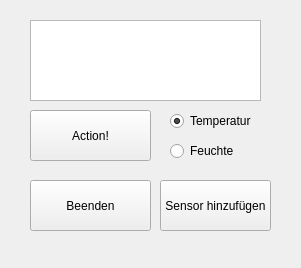
<?xml version="1.0" encoding="UTF-8"?>
<ui version="4.0">
 <class>Widget</class>
 <widget class="QWidget" name="Widget">
  <property name="geometry">
   <rect>
    <x>0</x>
    <y>0</y>
    <width>301</width>
    <height>268</height>
   </rect>
  </property>
  <property name="windowTitle">
   <string>Widget</string>
  </property>
  <widget class="QPushButton" name="btnBeenden">
   <property name="geometry">
    <rect>
     <x>30</x>
     <y>180</y>
     <width>121</width>
     <height>51</height>
    </rect>
   </property>
   <property name="text">
    <string>Beenden</string>
   </property>
  </widget>
  <widget class="QPushButton" name="btnAction">
   <property name="geometry">
    <rect>
     <x>30</x>
     <y>110</y>
     <width>121</width>
     <height>51</height>
    </rect>
   </property>
   <property name="text">
    <string>Action!</string>
   </property>
  </widget>
  <widget class="QPushButton" name="btnAddSensor">
   <property name="geometry">
    <rect>
     <x>160</x>
     <y>180</y>
     <width>111</width>
     <height>51</height>
    </rect>
   </property>
   <property name="text">
    <string>Sensor hinzufügen</string>
   </property>
  </widget>
  <widget class="QRadioButton" name="btnTemperatur">
   <property name="geometry">
    <rect>
     <x>170</x>
     <y>110</y>
     <width>91</width>
     <height>22</height>
    </rect>
   </property>
   <property name="text">
    <string>Temperatur</string>
   </property>
   <property name="checked">
    <bool>true</bool>
   </property>
  </widget>
  <widget class="QRadioButton" name="btnFeuchte">
   <property name="geometry">
    <rect>
     <x>170</x>
     <y>140</y>
     <width>91</width>
     <height>22</height>
    </rect>
   </property>
   <property name="text">
    <string>Feuchte</string>
   </property>
  </widget>
  <widget class="QTextEdit" name="edtEingabe">
   <property name="geometry">
    <rect>
     <x>30</x>
     <y>20</y>
     <width>231</width>
     <height>81</height>
    </rect>
   </property>
  </widget>
 </widget>
 <resources/>
 <connections/>
</ui>
